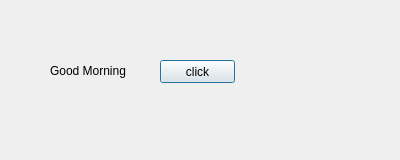
<?xml version="1.0" encoding="UTF-8"?>
<ui version="4.0">
 <class>Dialog</class>
 <widget class="QDialog" name="Dialog">
  <property name="geometry">
   <rect>
    <x>0</x>
    <y>0</y>
    <width>400</width>
    <height>160</height>
   </rect>
  </property>
  <property name="windowTitle">
   <string>Dialog</string>
  </property>
  <widget class="QLabel" name="lbl">
   <property name="geometry">
    <rect>
     <x>50</x>
     <y>60</y>
     <width>121</width>
     <height>21</height>
    </rect>
   </property>
   <property name="text">
    <string>Good Morning</string>
   </property>
  </widget>
  <widget class="QPushButton" name="pb">
   <property name="geometry">
    <rect>
     <x>160</x>
     <y>60</y>
     <width>75</width>
     <height>23</height>
    </rect>
   </property>
   <property name="text">
    <string>click</string>
   </property>
  </widget>
 </widget>
 <resources/>
 <connections/>
</ui>
